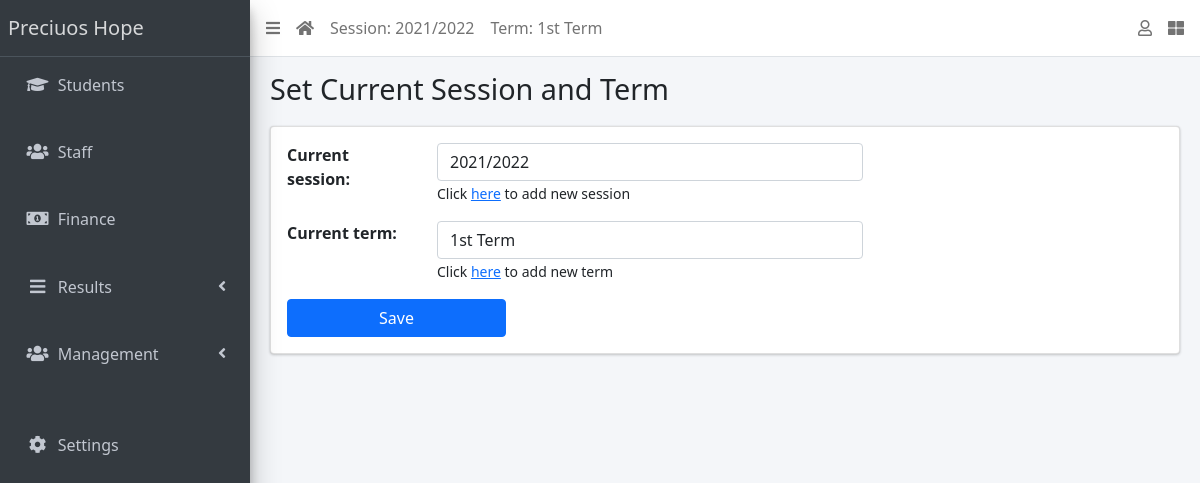
The app's page /current-session/ (signed in) with its own data.
### apps/management/models.py (models this page shows, shortened)
class AcademicSession(models.Model):
    name = models.CharField(max_length=200, unique=True)
    current = models.BooleanField(default=True)
    created_by = models.ForeignKey(settings.AUTH_USER_MODEL, on_delete=models.DO_NOTHING, null=True)
    class Meta:
        ordering = ['name']
    def __str__(self):
        return self.name

class AcademicTerm(models.Model):
    name = models.CharField(max_length=20, unique=True)
    guide = models.ForeignKey(Staff, on_delete=models.CASCADE, null=True, default=None)
    current = models.BooleanField(default=True)
    created_by = models.ForeignKey(settings.AUTH_USER_MODEL, on_delete=models.DO_NOTHING, null=True)
    class Meta:
        ordering = ['name']
    def __str__(self):
        return self.name

class SiteConfig(models.Model):
    key = models.SlugField()
    value = models.CharField(max_length=250)

### apps/management/views.py (the view, shortened to what this page needs)
# urls.py: path("current-session/", CurrentSessionAndTermView.as_view(), name="current-session"),
class CurrentSessionAndTermView(LoginRequiredMixin, View):
    form_class = CurrentSessionForm
    template_name = 'management/current_session.html'
    def get(self, request, *args, **kwargs):
        form = self.form_class(
            initial={
                "current_session": AcademicSession.objects.get(current=True),
                "current_term": AcademicTerm.objects.get(current=True),
            }
        )
        return render(request, self.template_name, {"form": form})

### apps/management/forms.py
class CurrentSessionForm(forms.Form):
    current_session = forms.ModelChoiceField(
        queryset=AcademicSession.objects.all(),
        help_text='Click <a href="/session/create/?next=current-session/">here</a> to add new session',
    )
    current_term = forms.ModelChoiceField(
        queryset=AcademicTerm.objects.all(),
        help_text='Click <a href="/term/create/?next=current-session/">here</a> to add new term',
    )

### apps/management/context_processors.py (called while the page is built)
def site_defaults(request):
    current_session = AcademicSession.objects.get(current=True)
    current_term = AcademicTerm.objects.get(current=True)
    vals = SiteConfig.objects.all()
    context = {
        'current_session': current_session.name,
        'current_term': current_term.name
    }
    for val in vals:
        context[val.key] = val.value
    return context

### apps/management/templates/management/current_session.html (shortened to what this page needs)
{% extends 'base.html' %}
{% load widget_tweaks %}
{% block title %}
Set Current Session and Term
{% endblock title %}
{% block content %}
<form method="POST">
  <div class="mb-3">
    {% for field in form %}
    <div class="form-group row">
      <div class="col-2">{{ field.label_tag}}</div>
      <div class="col-6">
        {{ field | add_class:"form-control"}}
        <span class="small">{{ field.help_text |safe}}</span>
      </div>
    </div>
    {% endfor %}
  </div>
  <input type="submit" value="Save" class="w-25 btn btn-primary">
</form>
{% endblock content %}

### templates/base.html (shortened to what this page needs)
{% load static %}
<!DOCTYPE html>
<html lang="en">
<head>
  <link rel="stylesheet" href="{% static 'plugins/fontawesome-free/css/all.min.css' %}">
  <link rel="stylesheet" href="{% static 'plugins/toastr/toastr.min.css' %}">
  <link rel="stylesheet"
    href="{% static 'plugins/overlayScrollbars/css/OverlayScrollbars.min.css' %}">
  <link rel="stylesheet" href="{% static 'plugins/Datatables/datatables.min.css' %}" />
  <link rel="stylesheet" href="{% static 'dist/css/adminlte.min.css' %}">
  <link href="https://cdn.jsdelivr.net/npm/bootstrap@5.1.1/dist/css/bootstrap.min.css" rel="stylesheet">
</head>
<body
  class="hold-transition sidebar-mini layout-fixed layout-navbar-fixed layout-footer-fixed">
  <div class="wrapper">
    <nav class="main-header navbar navbar-expand navbar-white navbar-light">
      <ul class="navbar-nav">
        <li class="nav-item">
          <a class="nav-link" data-widget="pushmenu" href="#" role="button"><i
              class="fas fa-bars"></i></a>
        </li>
        <li class="nav-item d-none d-sm-inline-block">
          <a href="{% url 'home' %} " class="nav-link"><i class="fa fa-home"></i></a>
        </li>
        <li class="nav-item d-none d-sm-inline-block">
          <a href="{% url 'current-session' %}" class="nav-link">Session: {{ current_session }}</a>
        </li>
        <li class="nav-item d-none d-sm-inline-block">
          <a href="{% url 'current-session' %}" class="nav-link">Term: {{ current_term }}</a>
        </li>
      </ul>
      <ul class="navbar-nav ml-auto">
        <li class="nav-item dropdown">
          <a class="nav-link" data-toggle="dropdown" href="#">
            <i class="far fa-user"></i>
          </a>
        </li>
        <li class="nav-item">
          <a class="nav-link" data-widget="control-sidebar" data-slide="true"
            href="#" role="button"><i class="fas fa-th-large"></i></a>
        </li>
      </ul>
    </nav>
    <aside class="main-sidebar sidebar-dark-primary elevation-4">
      <a href="{% url 'home' %}" class="brand-link">{{ school_name | default:"School" }}</a>
      <div class="sidebar">
        <nav class="mt-2">
          <ul class="nav nav-pills nav-sidebar flex-column"
            data-widget="treeview" role="menu" data-accordion="false">
            <li class="nav-item">
              <a href="{% url 'student-list' %}" class="nav-link">
                <i class="nav-icon fas fa-graduation-cap"></i>
                <p>
                  Students
                </p>
              </a>
            </li>
            <br>
            <li class="nav-item">
              <a href="{% url 'staff-list' %}" class="nav-link">
                <i class="nav-icon fas fa-users"></i>
                <p>
                  Staff
                </p>
              </a>
            </li>
            <br>
            <li class="nav-item">
              <a href="{% url 'invoice-list' %}" class="nav-link">
                <i class="nav-icon fas fa-money-bill-alt"></i>
                <p>
                  Finance
                </p>
              </a>
            </li>
            <br>
            <li class="nav-item has-treeview">
              <a href="#" class="nav-link">
                <i class="nav-icon fas fa-bars"></i>
                <p>
                  Results
                  <i class="fas fa-angle-left right"></i>
                </p>
              </a>
            </li>
            <br>
            <li class="nav-item has-treeview">
              <a href="#" class="nav-link">
                <i class="nav-icon fas fa-users"></i>
                <p>
                  Management
                  <i class="fas fa-angle-left right"></i>
                </p>
              </a>
            </li>
            <br>
            <br>
            <li class="nav-item">
              <a href="{% url 'configs' %}" class="nav-link">
                <i class="nav-icon fas fa-cog"></i>
                <p>
                  Settings
                </p>
              </a>
            </li>
          </ul>
        </nav>
      </div>
    </aside>
    <div class="content-wrapper">
      <section class="content-header">
        <div class="container-fluid">
          <div class="row mb-1">
            <div class="col-sm-8">
              <h1>{% block title %}{% endblock title %}</h1>
            </div>
            <div class="col-sm-4">
            </div>
          </div>
        </div>
      </section>
      <section class="content">
        <div class="container-fluid">
          <div class="row">
            <div class="col-md-12">
              {% block fullcard %}
              <div class="card">
                <div class="card-body">
                  <div class="row">
                    <div class="col">
                      {% block content %}
                      {% endblock content %}
                    </div>
                  </div>
                </div>
              </div>
              {% endblock fullcard %}
            </div>
          </div>
        </div>
      </section>
    </div>
  </div>
</body>
</html>

### records on screen
AcademicSession: name "2021/2022"
AcademicTerm: name "1st Term"
SiteConfig: value "Preciuos Hope"

### other values on screen
{{ field.label_tag }} "Current session:" "Current term:"
{{ field.help_text |safe }} "Click here to add new session" "Click here to add new term"
